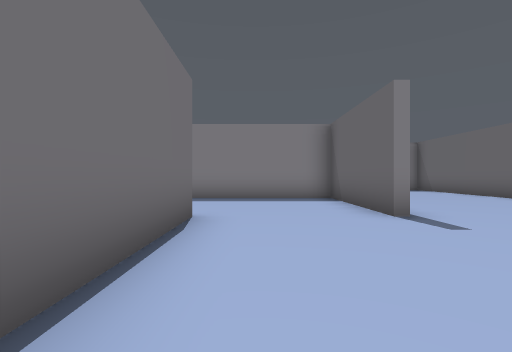
view 1 (above)

19 first-person views from a walk through a Unity game level. The camera is 1.3 m above the floor, looks level and sees 85° across. The floor is counted in squares, 2 m on a side. Each view is taken from the middle of a square. On the plan, view 1 faces up. The plan holds only what a view shows up to about 9 squares ahead; the rest is blank. The player is left out.

view 2
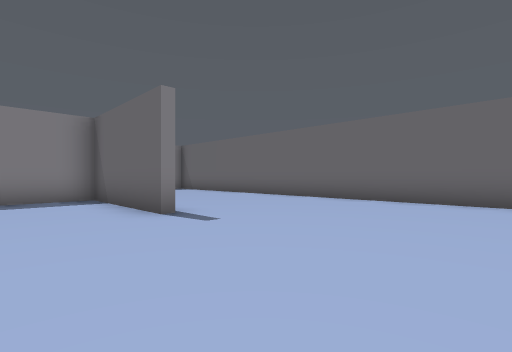

view 3
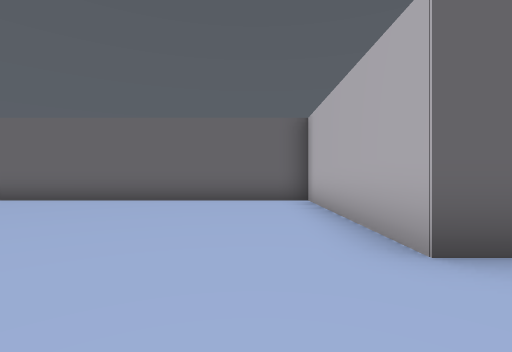

view 4
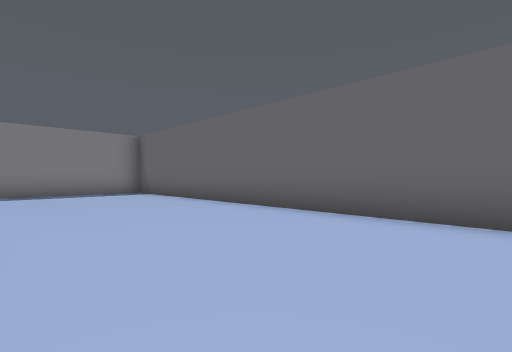

view 5
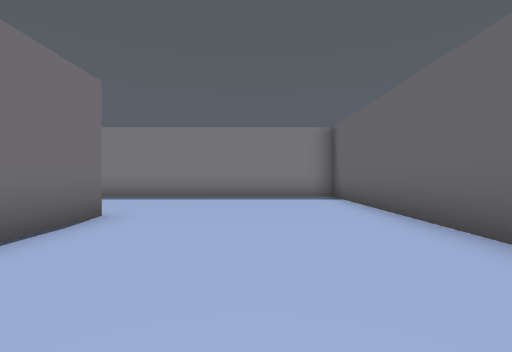

view 6
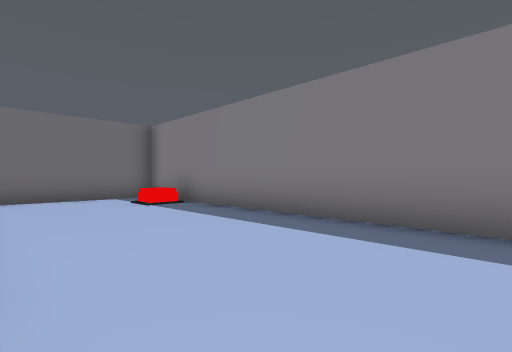

view 7
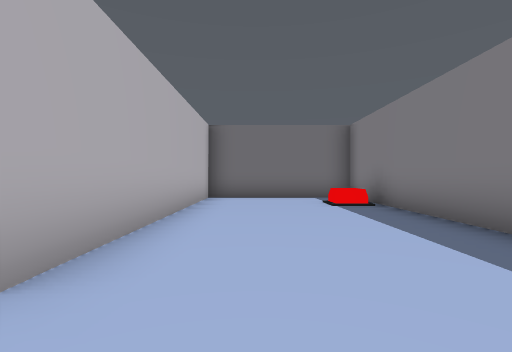

view 8
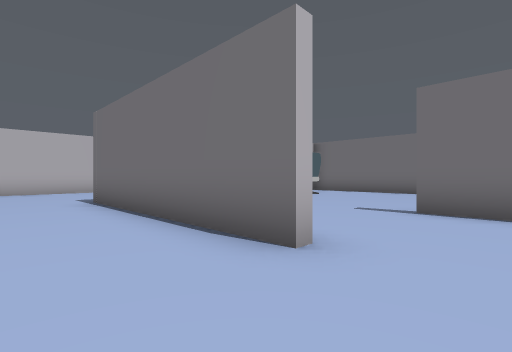

view 9
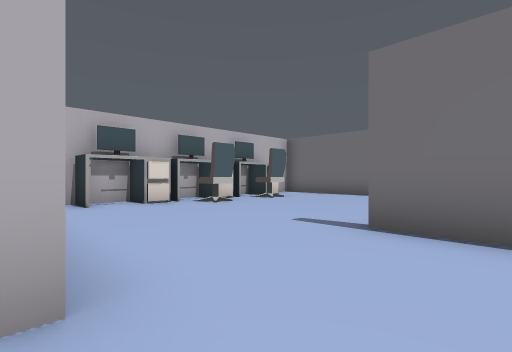

view 10
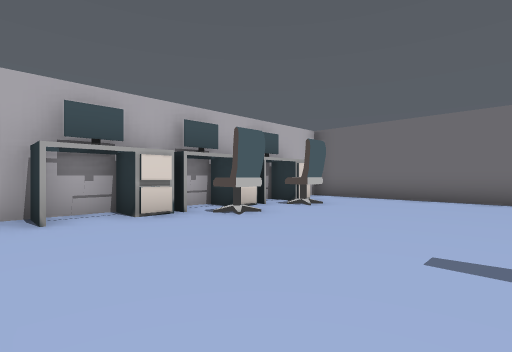

view 11
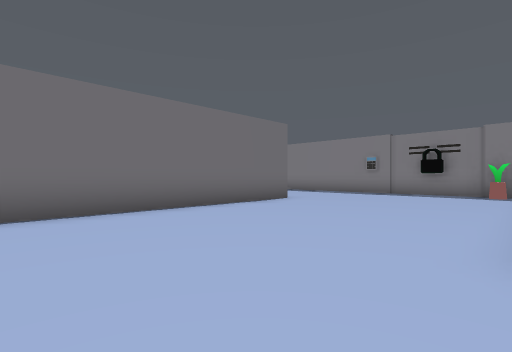

view 12
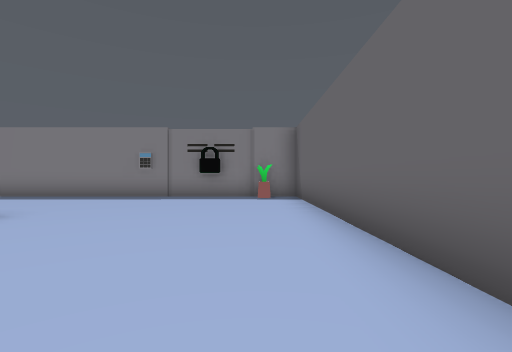

view 13
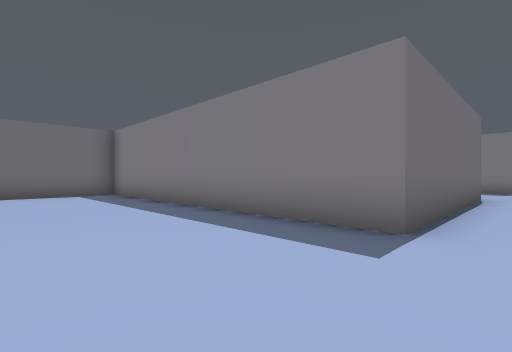

view 14
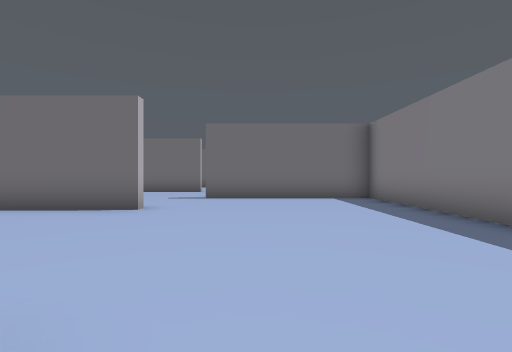

view 15
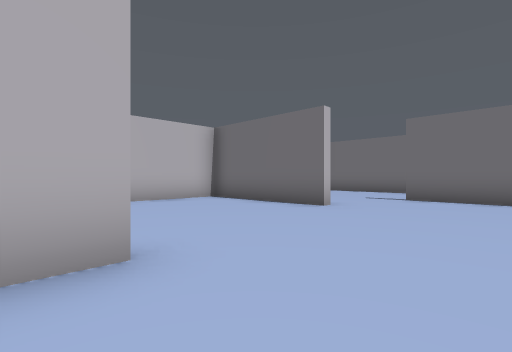

view 16
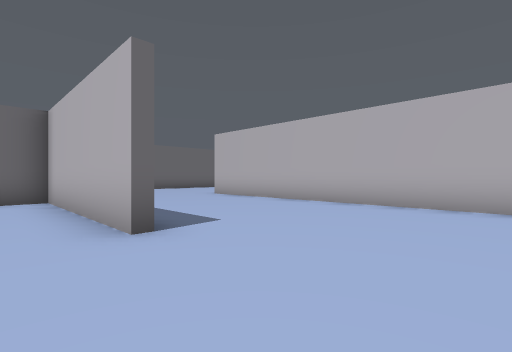

view 17
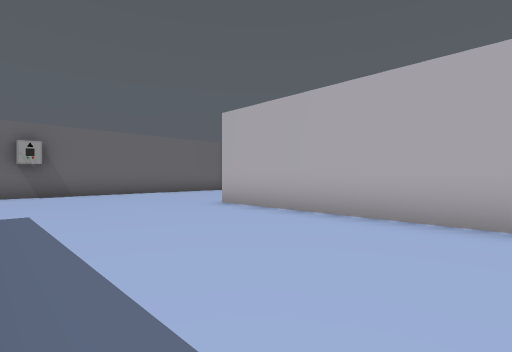

view 18
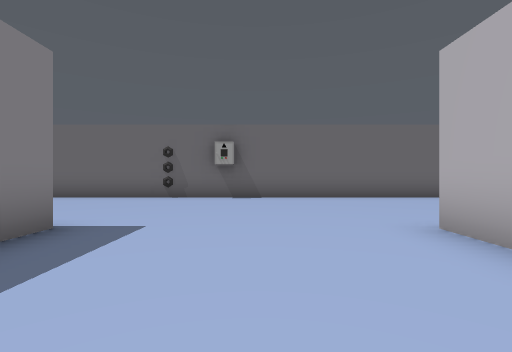

view 19
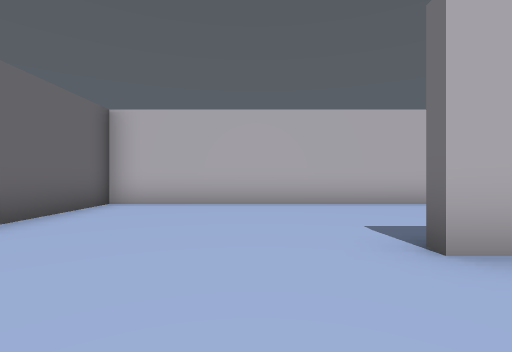

### Floor plan
Points are (right, up) in squares from view 1. A wall is a line through its corners. A room is listed if a view was taken in it or the views show most of it. See-through windows are left out.
Room 1 (views 1, 2, 3, 4, 5, 6, 7)
walls: (-1, 3.5) (-1, -1.6); (2.2, -1.4) (7.4, -1.4) (7.4, 12.9) (-4.5, 12.9) (-4.5, 8.6) (2.5, 8.6) (2.5, 6.8)
low walls: (-2.2, 12.5) (-2.2, 11.8) (-2.9, 11.8)
ways out: opening at (0.5, -1) to room 2; opening at (0.5, 3.5) to room 2
Room 2 (views 8, 9, 10, 11, 12, 13, 14, 15, 16, 17, 18, 19)
walls: (-1, -1.6) (-2.5, -1.6); (-2.9, -6.2) (2.2, -6.2) (2.2, -5.2); (2.2, -2.1) (2.2, -1.4); (2.5, -6.5) (1.8, -6.5); (-8.4, -1.6) (-10.2, -1.6) (-10.2, -6.5); (-7.4, -7.2) (-7.4, -11.3) (2.5, -11.3); (-1, 4.5) (-1, 3.5); (2.2, 4.5) (2.2, 8.3) (-1.9, 8.3); (-4.7, 5.4) (-4.7, 12.9) (-6.1, 12.9); (-4.5, 5.9) (-4.5, 4.5); (0, -15.5) (7.4, -15.5) (7.4, -2.9); (-10.2, 8.6) (-10.2, -0.5)
ways out: opening at (0.5, -1) to room 1; opening at (0.5, 3.5) to room 1; opening at (-9.5, -7.5); opening at (-9.3, 11)
objects: other object (-8, -1) to (-7, -1); other object (-8, 0); other object (-8, 13) to (-7, 13); other object (-6, -1) to (-5, -1); other object (-6, 12); other object (-5, 0); other object (-4, -1) to (-3, -1)

Positions as (right, up) in squares from view 1, and headings:
1: (0, 0), facing up
2: (0, 0), facing up-right
3: (0, 0), facing right
4: (3, 2), facing up-right
5: (5, 4), facing up
6: (4, 9), facing up-left
7: (4, 10), facing left
8: (1, 6), facing down-left
9: (-1, 6), facing down-left
10: (-2, 4), facing down-left
11: (-5, 2), facing up-left
12: (-6, 4), facing up
13: (0, -5), facing up-left
14: (-2, -5), facing left
15: (-2, -4), facing down-left
16: (-6, -5), facing down-right
17: (-3, -7), facing down-right
18: (-1, -9), facing right
19: (4, -9), facing down
